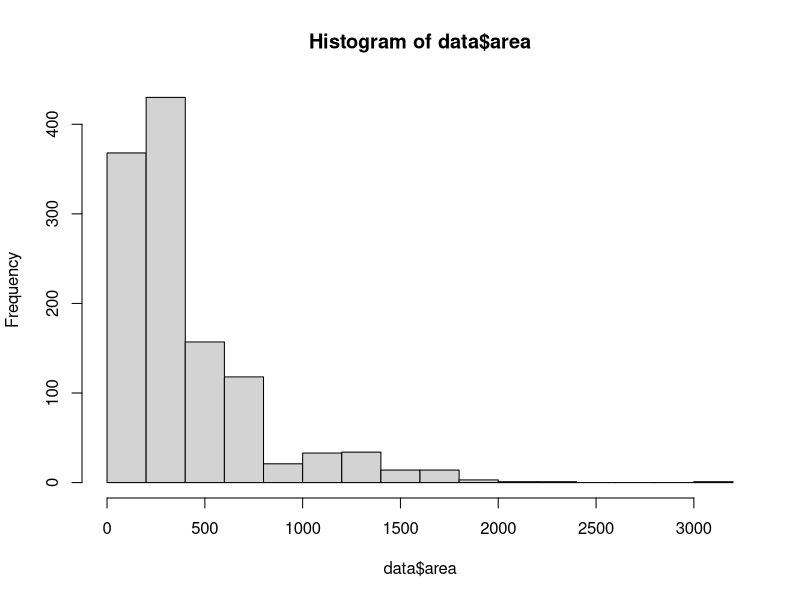
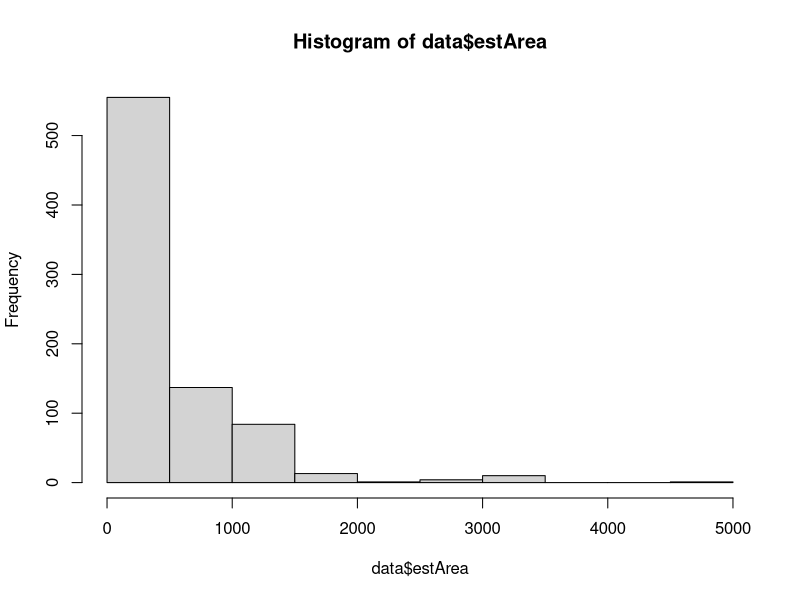

The R script that drew these images, in order:

data<-read.table("data/census_data.txt",h=T, fill=TRUE)

data <- subset(data, data$basin != "Chateau_>_Ferme_ou_Etangs")

table(data$basin)

length(unique((data$basin)))

# Remove area too large
data$area <- gsub(",", ".", data$area) # convert comma to dot
data$area <- as.numeric(data$area) # convert to numeric

#Include estimated areas in column area
data$estArea<-as.numeric(as.character(data$estArea))
hist(data$area)
hist(data$estArea)
for (i in 1:length(data$area)){
  if (is.na(data$area[i])){
    data$area[i]<-data$estArea[i]
  }
  
}

data <- data[-which(data$area>2500),] # remove area above 2500m2

data$is.there.area <- ifelse(is.na(data$area), "No", "Yes")


data <- subset(data, data$basin != "Isthme_du_Lac")
data <- subset(data, data$basin != "Etang_des_Beliers")
data <- subset(data, data$basin != "Ampere")

data <- subset(data, data$basin != "Ravin_du_Charbon")




##creating colonization vectors for any datasets (any of the two density datasets that is)  
#uncol=date jusqu'? laquelle certain pas de repro naturelle

uncolvector<-c(1983,1968,1978,1994,1997,1977,1984,2003,2020,1985,1986,1986,1962,1996,1985,2020,1982,2020,1962,2000,1991,1998,1997,2004,1981,2015,1996,2017,1996,1982,2011,2017,1987,1986,1968,2014,2014,1989,1984,1997,2016,2004,1995,1988,1962,1979,1989,1996,1995,1986,1987,2004) #still a problem here with gorfous
colvector  <-c(1983,1968,1980,1994,1998,1977,1989,2007,2023,1989,1992,1986,1962,1996,1985,2022,1990,2022,1962,2000,2000,2000,2000,2008,1981,2020,1996,2017,1999,1990,2014,2023,1987,1986,1968,2014,2014,1989,1984,1997,2016,2020,2000,1992,1962,1979,1989,1996,1999,1986,1987,2012)
# removing RAvin du CHarbon
uncolvector<-uncolvector[-42]
colvector<-colvector[-42]                




##Get years and month
data$year<-as.numeric(substr(data$date, 7, 10))  
data$month<-as.numeric(substr(data$date, 4, 5)) 
#mydates = as.POSIXlt(data$date, format = c("%d-%m-%Y"))
#Norvegienne$year<-as.numeric(format(as.Date(mydates), "%Y"))
#data$month<-as.numeric(format(as.Date(mydates), "%m"))
#df$day<-as.numeric(format(as.Date(mydates), "%d"))
#data$jday<-mydates$yday # julian day


aggregate(PE~year+basin, data=data, FUN=length)


uncoldate<-NULL#rep(,nrow(data))
coldate<-NULL#rep(,nrow(data))

for (i in 1:nrow(data)) {
	if (data$basin[i]=="Acaena") {
		uncoldate[i]<-uncolvector[1]
		coldate[i]<-colvector[1]		
	} else if (data$basin[i]=="Albatros") {
		uncoldate[i]<-uncolvector[2]
		coldate[i]<-colvector[2]	
	} else if (data$basin[i]=="Americains") {
		uncoldate[i]<-uncolvector[3]
		coldate[i]<-colvector[3]
	} else if (data$basin[i]=="Armor") {
		uncoldate[i]<-uncolvector[4]
		coldate[i]<-colvector[4]
	} else if (data$basin[i]=="Azorella") {
		uncoldate[i]<-uncolvector[5]
		coldate[i]<-colvector[5]		
	} else if (data$basin[i]=="Borgne") {
		uncoldate[i]<-uncolvector[6]
		coldate[i]<-colvector[6]
	} else if (data$basin[i]=="Bungay") {
		uncoldate[i]<-uncolvector[7]
		coldate[i]<-colvector[7]		
	} else if (data$basin[i]=="Calcedoines") {
		uncoldate[i]<-uncolvector[8]
		coldate[i]<-colvector[8]	
	} else if (data$basin[i]=="Casque") {
	  uncoldate[i]<-uncolvector[9]
	  coldate[i]<-colvector[9]	
	} else if (data$basin[i]=="Cataractes") {
		uncoldate[i]<-uncolvector[10]
		coldate[i]<-colvector[10]		
	} else if (data$basin[i]=="Charbon") {
		uncoldate[i]<-uncolvector[11]
		coldate[i]<-colvector[11]
	} else if (data$basin[i]=="Chasseurs") {
		uncoldate[i]<-uncolvector[12]
		coldate[i]<-colvector[12]
	} else if (data$basin[i]=="Chateau") {
		uncoldate[i]<-uncolvector[13]
		coldate[i]<-colvector[13]
	} else if (data$basin[i]=="Claree") {
		uncoldate[i]<-uncolvector[14]
		coldate[i]<-colvector[14]			
	} else if (data$basin[i]=="Doute") {
		uncoldate[i]<-uncolvector[15]
		coldate[i]<-colvector[15]	
	} else if (data$basin[i]=="Entrelacs") {
	  uncoldate[i]<-uncolvector[16]
	  coldate[i]<-colvector[16]
	} else if (data$basin[i]=="Est") {
	  uncoldate[i]<-uncolvector[17]
	  coldate[i]<-colvector[17]
	} else if (data$basin[i]=="Euphrosine") {
		uncoldate[i]<-uncolvector[18]
		coldate[i]<-colvector[18]
	} else if (data$basin[i]=="Ferme") {
		uncoldate[i]<-uncolvector[19]
		coldate[i]<-colvector[19]
	} else if (data$basin[i]=="Gorfous_1") {
		uncoldate[i]<-uncolvector[20]
		coldate[i]<-colvector[20]		
	} else if (data$basin[i]=="Gorfous_2") {
		uncoldate[i]<-uncolvector[21]
		coldate[i]<-colvector[21]
	} else if (data$basin[i]=="Gorfous_4") {
		uncoldate[i]<-uncolvector[22]
		coldate[i]<-colvector[22]
	} else if (data$basin[i]=="Gorfous_5") {
		uncoldate[i]<-uncolvector[23]
		coldate[i]<-colvector[23]
	} else if (data$basin[i]=="Grisanche") {
		uncoldate[i]<-uncolvector[24]
		coldate[i]<-colvector[24]
	} else if (data$basin[i]=="Korrigans") {
		uncoldate[i]<-uncolvector[25]
		coldate[i]<-colvector[25]
	} else if (data$basin[i]=="Larmor") {
	  uncoldate[i]<-uncolvector[26]
	  coldate[i]<-colvector[26]
	} else if (data$basin[i]=="Levant") {
		uncoldate[i]<-uncolvector[27]
		coldate[i]<-colvector[27]
	} else if (data$basin[i]=="Lozere") {
		uncoldate[i]<-uncolvector[28]
		coldate[i]<-colvector[28]				
	} else if (data$basin[i]=="Macaronis") {
		uncoldate[i]<-uncolvector[29]
		coldate[i]<-colvector[29]
	} else if (data$basin[i]=="Manchots") {
		uncoldate[i]<-uncolvector[30]
		coldate[i]<-colvector[30]
	} else if (data$basin[i]=="Merveilles") {
	  uncoldate[i]<-uncolvector[31]
	  coldate[i]<-colvector[31]
	} else if (data$basin[i]=="Mouche") {
	  uncoldate[i]<-uncolvector[32]
	  coldate[i]<-colvector[32]
	} else if (data$basin[i]=="Mouettes") {
		uncoldate[i]<-uncolvector[33]
		coldate[i]<-colvector[33]
	} else if (data$basin[i]=="Nord") {
		uncoldate[i]<-uncolvector[34]
		coldate[i]<-colvector[34]
	} else if (data$basin[i]=="Norvegienne") {
		uncoldate[i]<-uncolvector[35]
		coldate[i]<-colvector[35]
	} else if (data$basin[i]=="Olsen") {
		uncoldate[i]<-uncolvector[36]
		coldate[i]<-colvector[36]
	} else if (data$basin[i]=="Orgues") {
		uncoldate[i]<-uncolvector[37]
		coldate[i]<-colvector[37]
	} else if (data$basin[i]=="Pepins") {
		uncoldate[i]<-uncolvector[38]
		coldate[i]<-colvector[38]
	} else if (data$basin[i]=="Planchette") {
		uncoldate[i]<-uncolvector[39]
		coldate[i]<-colvector[39]
	} else if (data$basin[i]=="Port-Kirk") {
		uncoldate[i]<-uncolvector[40]
		coldate[i]<-colvector[40]		
	} else if (data$basin[i]=="Radioleine") {
		uncoldate[i]<-uncolvector[41]
		coldate[i]<-colvector[41]
	# } else if (data$basin[i]=="Ravin_du_Charbon") {
	# 	uncoldate[i]<-uncolvector[42]
	# 	coldate[i]<-colvector[42]				
	} else if (data$basin[i]=="Rohan") {
		uncoldate[i]<-uncolvector[42]
		coldate[i]<-colvector[42]
	} else if (data$basin[i]=="Serail") {
		uncoldate[i]<-uncolvector[43]
		coldate[i]<-colvector[43]
	} else if (data$basin[i]=="Studer") {
		uncoldate[i]<-uncolvector[44]
		coldate[i]<-colvector[44]
	} else if (data$basin[i]=="Sud") {
		uncoldate[i]<-uncolvector[45]
		coldate[i]<-colvector[45]
	} else if (data$basin[i]=="Trois_Lacs") {
		uncoldate[i]<-uncolvector[46]
		coldate[i]<-colvector[46]
	} else if (data$basin[i]=="Val-Travers") {
		uncoldate[i]<-uncolvector[47]
		coldate[i]<-colvector[47]
	} else if (data$basin[i]=="Val_d_Auge") {
		uncoldate[i]<-uncolvector[48]
		coldate[i]<-colvector[48]
	} else if (data$basin[i]=="Val_de_l_Ouest") {
		uncoldate[i]<-uncolvector[49]
		coldate[i]<-colvector[49]
	} else if (data$basin[i]=="Val_Raide") {
		uncoldate[i]<-uncolvector[50]
		coldate[i]<-colvector[50]
	} else if (data$basin[i]=="Valdotaine") {
		uncoldate[i]<-uncolvector[51]
		coldate[i]<-colvector[51]		
	}
}

data$coldate<-as.numeric(coldate)
data$uncoldate<-as.numeric(uncoldate)
doubtDate<-(data$coldate)-(data$uncoldate) # the span of colonization date uncertainty. We may want to draw into this if we are to account for that source of variation. 
#cherche les lignes qui ont NA dans coldate
data$basin[is.na(data$coldate)]

data$metapopAge<-data$year-min(coldate)
data$popAge<-(data$year)-(data$coldate)

data <- data[which(data$popAge>0),] # remove colDate > observation
#data <- data[-which(data$popAge<(-3)),] # remove colDate > observation  ##risky business. Remove some rivers -> mess with IDs numbers ?

# #Take out areas considered not reliable
table((as.factor(data$comment))=="not_reliable")
data <- subset(data, comment != "not_reliable" & comment != "unreliable" | is.na(comment))  #exclut 244 lignes

# Keep only data from december to February
# data <- subset(data, month %in% c(12,1,2,3))


# # Cohort year: les captures de decembre sont attribuées à l'année suivante
# data$Year_code <- data$year-min(data$year)+1 # recode year
# # data$Year_cohort <- ifelse(data$month ==12, data$Year_code+1, data$Year_code)
# # data$Age_cohort <- ifelse(data$month ==12, data$popAge+1, data$popAge)
# data$Year_cohort <- ifelse(data$month > 6, data$Year_code+1, data$Year_code)
# data$Age_cohort <- ifelse(data$month > 6, data$popAge+1, data$popAge)


#here we filter to obtain only sites that were sampled in DL1 / DL2 or Petersen. 
data<-subset(data, (!is.na(DL1) & !(is.na(DL2))) | ((!is.na(P1)) & !(is.na(P2))) | (!is.na(PE))) 

#note that these IDs are not the same between different datasets: if we want to merge results, we will have to use basin names
data$riverID<-unclass(factor(data$basin)) #unclass prend le rang de chaque categorie. Basin transforme en facteur: variable categorielle
#data$siteID<-rowid(data$XYZ,factor(data$riverID))  # this is the sampling site ID WITHIN the riverID. Useful for hierarchization

basin_vector <- levels(factor(data$basin))
# Recode factor based on position
recode_factor <- factor(factor(data$basin), labels = seq_along(basin_vector))

maxPopAge=firstCapture=NULL
trueMaxPopAge<-2025-colvector

#relatif à la cohorte donc ne va que jusque dernière pèche et pas jusque 2025. Ex: 
for (pop in 1:max(data$riverID)){
maxPopAge[pop] <- max(data$popAge[recode_factor==pop])+ (2025-max(data$year[recode_factor==pop]))
firstCapture[pop] <- min(data$popAge[recode_factor==pop])
}

# year_capture=NULL
# for (i in 1:nrow(data)){
#  data$year_capture[i]=data$Year_cohort[i] - firstCapture[data$riverID[i]]
# }

#Censustype
data$censusType <- ifelse(!is.na(data$DL1), 1, 
                          ifelse(!is.na(data$P1), 2, 
                                 ifelse(!is.na(data$PE), 3, NA)))


dataToJags <- list(                                               #liste aggr?g?e d'objets
  n = nrow(data)                                             #N fait n de long avec r?p?titions NA
  #Nriver= length(unique(data$riverID)),
  ,DL1 = data$DL1						
  ,DL2 = data$DL2
  #DL3 = data$DL3
  ,P1 = data$P1
  ,P2 = data$P2 
  ,PE = data$PE # PE
  #n = rep(NA,nrow(data)), 
  ,area = data$area  # we work in log here
  ,is.there.area = data$is.there.area
  ,riverID = as.integer(recode_factor)
  #,vec_riverID=unique(data$riverID),
  #,siteID = data$siteID,  
  ,year= data$year - min(data$year)+1  # it is the year of sampling
  ,popAge=data$popAge  # it is the population age /!\ but by cohort gb+mb 27032024
  #,max_year = max(data$Year_cohort)
  #, year_capture=data$year_capture,
  #,t0= doubtDate+1,
  ,coldate=data$coldate
  ,maxPopAge=maxPopAge
  ,maxMetapopAge=max(data$metapopAge)
  #trueMaxPopAge=trueMaxPopAge
  ,censusType = data$censusType
  )





#DL1 <- array(, dim=c())